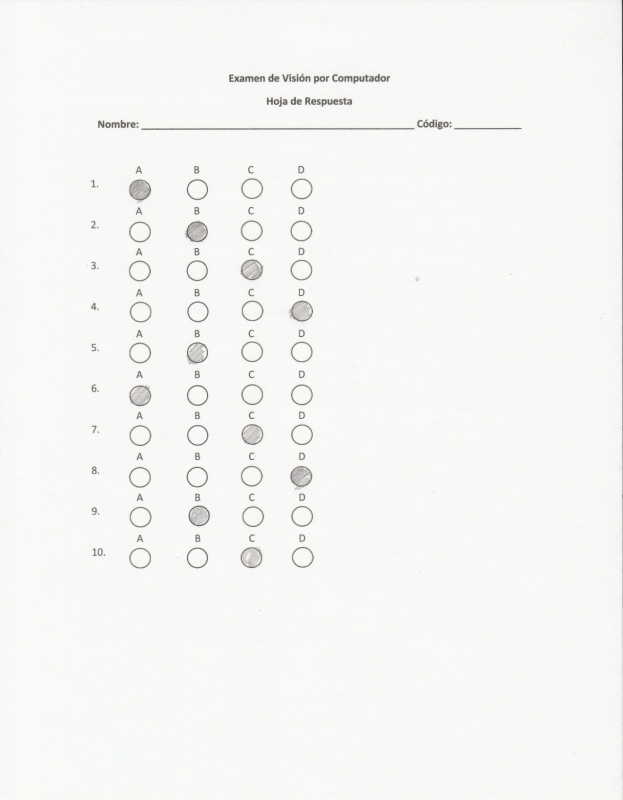
#> input picture example-exam.jpeg, 1246 x 1600 px (shown at 1/2 size)
$ jupyter execute Parcial.ipynb
#> lines starting #> are read from the running program, lines starting #| are printed output that depends on the picture; after the words box and inside, x2 and y2 are one past the last pixel; in counts of white or black regions, pixels touching at a corner belong together
# 1er Parcial procesamiento digital de imagenes.

## Descripción.
Se desea crear una solución infromatica que dada una imagen de examen (con el mecanismo de selección de una respuesta rellenando un circulo bajo una opción y número de pregunta) como la que se muestra debajo, sea posible de identificar las respuestas seleccionadas y sí estas son o no las correctas.

### Importación de librerías necesarias

[cell 1]
import cv2 as cv
import numpy as np
import matplotlib.pyplot as plt

### Definiendo metodos con responsabilidades específicas

[cell 2]
def readImage(path, colors=1):
#> called with path = 'example-exam.jpeg', colors = 0
  return cv.imread(path, colors)
#> returned value: shape (1600, 1246); min 49, max 255, mean 246.1

[cell 3]
def showImage(image, cmap=None):
  plt.imshow(image, cmap=cmap)

### Importando y describiendo imagen

[cell 4]
exam = readImage("example-exam.jpeg", 0)

[cell 5]
showImage(exam, cmap="gray")

[cell 6]
exam.shape
#> Out = (1600, 1246)

## Tratameinto de la Imagen

### Recorte de area de interés o area objetivo

[cell 7]
init_x = 150
init_y = 300
width  = init_x + 500
height = init_y + 900

cropped_image = exam[init_y:height, init_x:width]
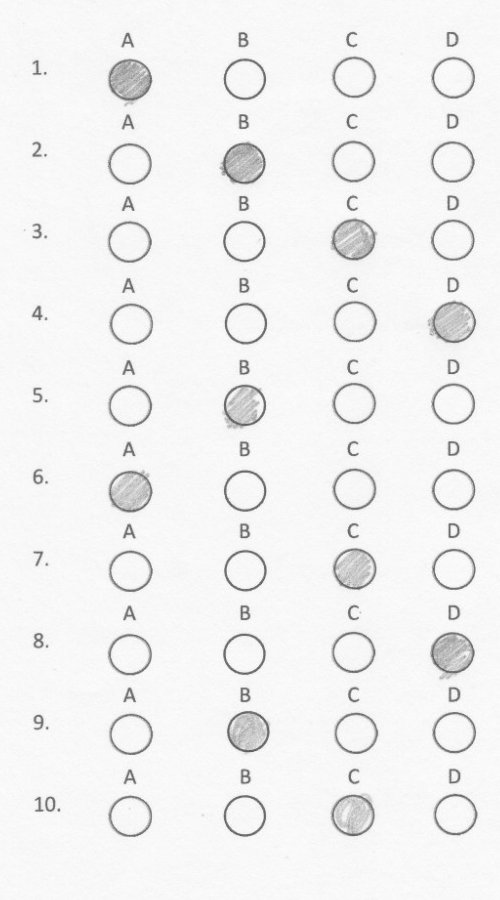
#> cropped_image: shape (900, 500); min 88, max 255, mean 241.8

[cell 8]
showImage(cropped_image, cmap="gray")

### Filtrado de ruido o sombras

[cell 9]
kernel_size = 5
gaussiana = cv.GaussianBlur(cropped_image, (kernel_size, kernel_size), 0)

[cell 10]
showImage(gaussiana, cmap="gray")

### Binarizando imagen

[cell 11]
threshold, binary_image = cv.threshold(gaussiana, 220, 255, cv.THRESH_BINARY)
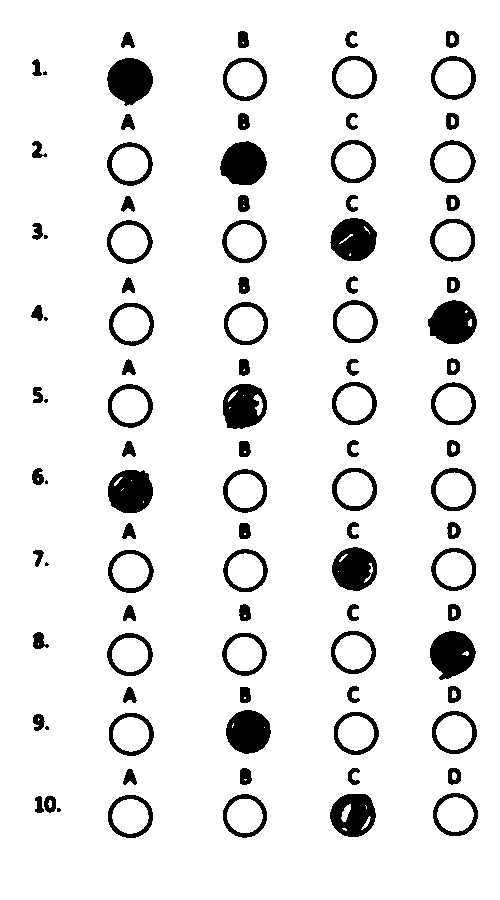
#> binary_image: shape (900, 500); 91.3% white; 99 black regions (8 under 20 px), largest, box (x1, y1, x2, y2) and area: (107, 58, 153, 106) 1603, (428, 300, 477, 344) 1591, (430, 631, 476, 680) 1587
showImage(binary_image, cmap="gray")

### Resalte de las opciones rellenadas

[cell 12]
structure_size = 4
structure = np.ones((structure_size,structure_size),dtype=np.uint8)

[cell 13]
dilated_image = cv.dilate(binary_image, structure, iterations=3)
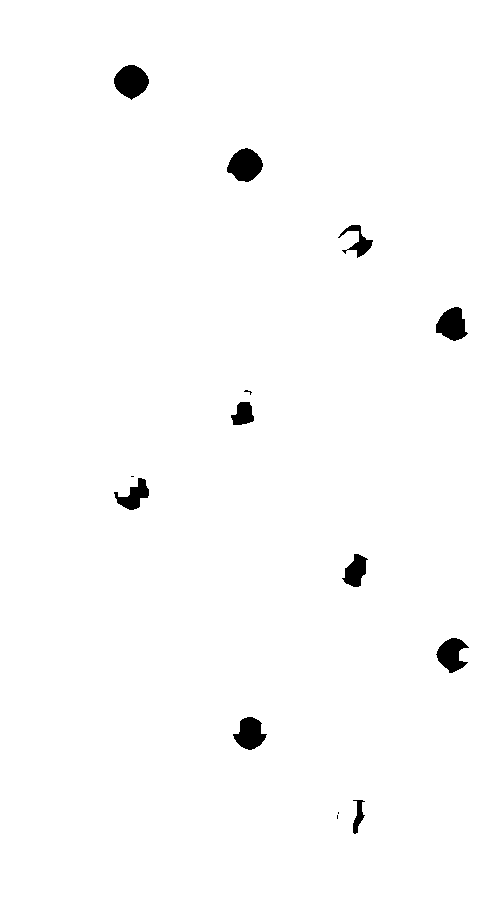
#> dilated_image: shape (900, 500); 98.7% white; 14 black regions (4 under 20 px), largest, box (x1, y1, x2, y2) and area: (227, 148, 263, 182) 853, (114, 65, 149, 100) 852, (436, 307, 468, 341) 732
showImage(dilated_image, cmap="gray")

[cell 14]
eroded_image = cv.erode(dilated_image, structure, iterations=5)
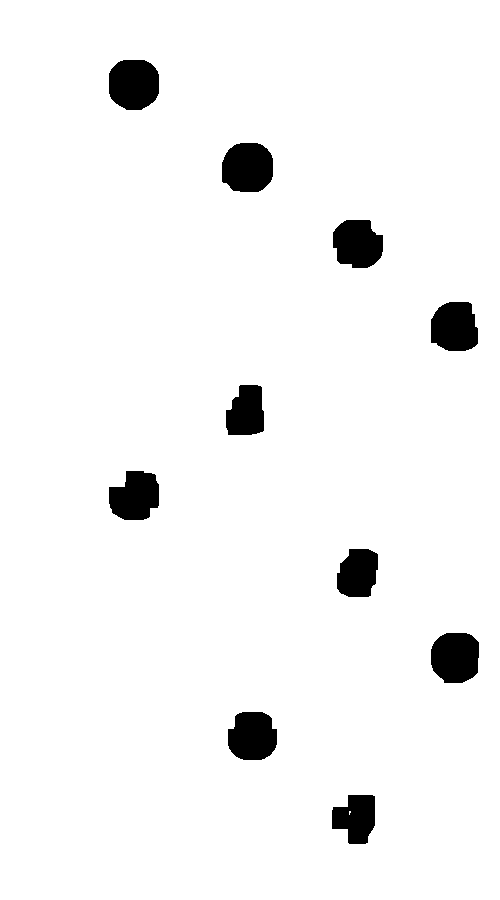
#> eroded_image: shape (900, 500); 95.8% white; 10 black regions, largest, box (x1, y1, x2, y2) and area: (222, 143, 273, 192) 2128, (109, 60, 159, 110) 2127, (431, 633, 479, 683) 2052
showImage(eroded_image, cmap="gray")

[cell 15]
closing_image = cv.morphologyEx(binary_image, cv.MORPH_CLOSE, structure, iterations = 3)
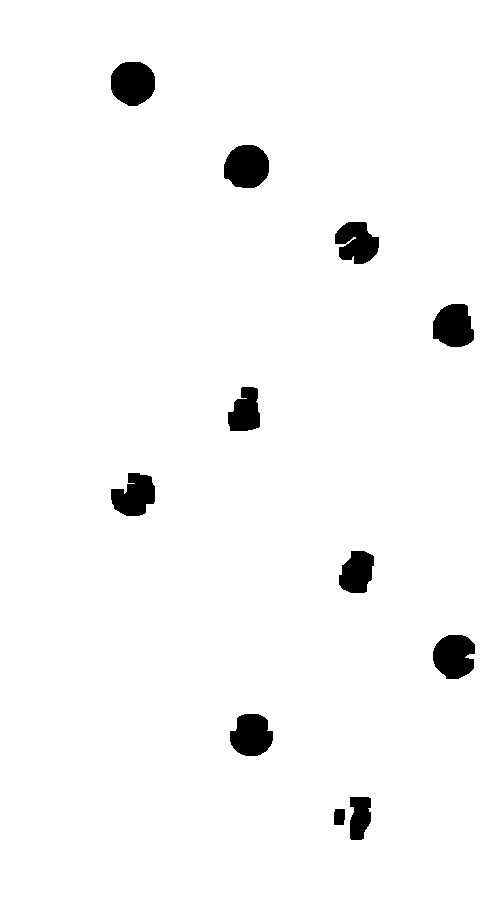
#> closing_image: shape (900, 500); 97.1% white; 11 black regions, largest, box (x1, y1, x2, y2) and area: (224, 145, 269, 188) 1564, (111, 62, 155, 106) 1563, (433, 635, 475, 679) 1466
showImage(closing_image, cmap="gray")

Se observa mejor resultado realizando las operaciones de manera individual he iterada que por ejemplo utilizando la morfología close.

### Detectando y ubicando los elementos

[cell 16]
edges = cv.Canny(eroded_image,50,150)
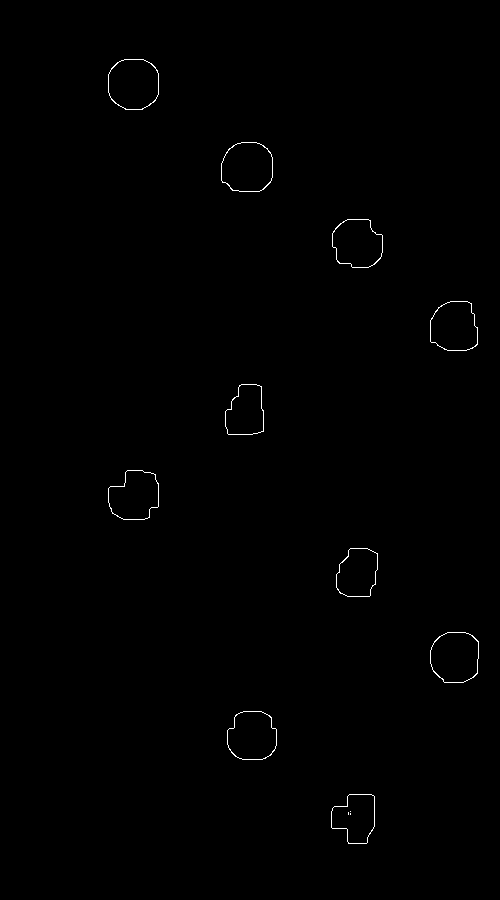
#> edges: shape (900, 500); 0.38% white in thin lines or dots, all inside (x1, y1, x2, y2) = (108, 59, 479, 844)
showImage(edges, "gray")

[cell 17]
countours, hierarchy = cv.findContours(edges.copy(), cv.RETR_EXTERNAL, cv.CHAIN_APPROX_SIMPLE)
#> countours = 10 contours; largest, box (x1, y1, x2, y2) and area: (108, 59, 159, 110) 2139, (221, 142, 273, 192) 2132, (430, 632, 479, 683) 2058, (227, 711, 277, 760) 1954, (430, 301, 478, 351) 1941
print("Contornos encontrados: {}".format(len(countours)))
#| Contornos encontrados: 10

[cell 18]
hierarchy
#> Out = [[1, -1, -1, -1], [2, 0, -1, -1], [3, 1, -1, -1], [4, 2, -1, -1], [5, 3, -1, -1], [6, 4, -1, -1], [7, 5, -1, -1], [8, 6, -1, -1], [9, 7, -1, -1], [-1, 8, -1, -1]]

[cell 19]
image_three_channel = cv.cvtColor(binary_image,cv.COLOR_GRAY2RGB)

contours_to_draw = -1
blue = (0,0,255)
thickness = 3

result = cv.drawContours(image_three_channel,countours,contours_to_draw, blue, thickness)
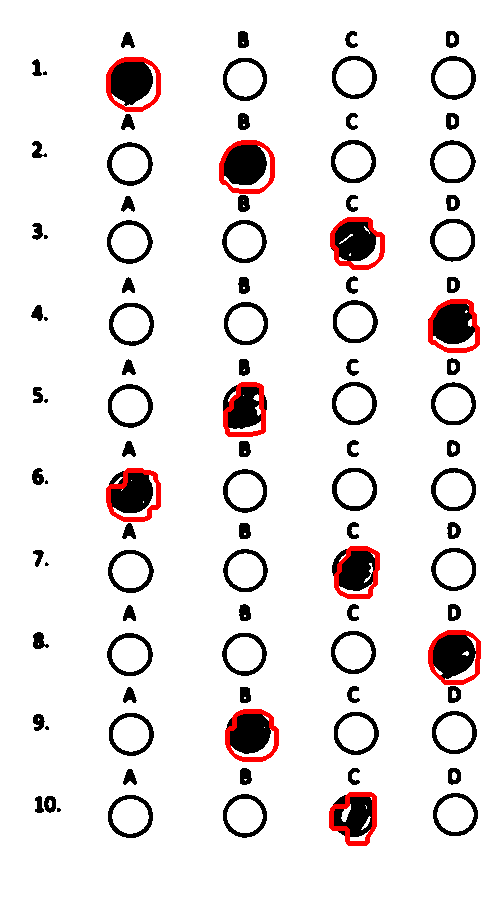
#> result: shape (900, 500, 3); mean B, G, R 229.7, 229.7, 234.1
showImage(result)

### Calculo de centroídes
Dado que ya tenemos el contorno de las opciones seleccionadas, procedemos a ubicar los centroídes de cada una para indicar la respuesta seleccionada en cada pregunta.

[cell 20]
def calculateCentroid(countour):
#  print(countour)
  moment = cv.moments(countour)
#  print(moment)
  x = int(moment["m10"]/moment["m00"])
  y = int(moment["m01"]/moment["m00"])
 # print("x, y: {}, {}".format(x,y))
  return x,y

[cell 21]
possible_answers = ["A", "B", "C", "D"]
number_questions = list(range(1,11))

distance_answers   = 120
distance_questions = 80

answers_student = []

for countour in countours:
  x, y = calculateCentroid(countour)

  question_pos = round(float(y/distance_questions))
  answer_pos   = round(float(x/distance_answers))

  answers_student.append((1 if question_pos == 0 else number_questions[question_pos-1],
                          1 if answer_pos == 0 else possible_answers[answer_pos-1]))
#> this loop made 10 passes
#> (x, y, question_pos, answer_pos) on passes 1 to 10: (355, 817, 10, 3), (251, 735, 9, 2), (454, 656, 8, 4), (357, 572, 7, 3), (134, 495, 6, 1), (245, 411, 5, 2), (453, 326, 4, 4), (356, 243, 3, 3), (247, 167, 2, 2), (133, 83, 1, 1)
#> after the loop, answers_student = [(10, 'C'), (9, 'B'), (8, 'D'), (7, 'C'), (6, 'A'), (5, 'B'), (4, 'D'), (3, 'C'), (2, 'B'), (1, 'A')]

[cell 22]
def printAnswerPerQuestion(answer, question):
  print("{}.        {}".format(question, answer))

[cell 23]
# Imprimiendo respuestas estudiante

print("Pregunta - Respuesta")

for answer in answers_student:
  printAnswerPerQuestion(answer[1], answer[0])
#> this loop made 10 passes
#| 10.        C
#| 9.        B
#| 8.        D
#| 7.        C
#| 6.        A
#| 5.        B
#| 4.        D
#| 3.        C
#> (further printed lines are left out)

[cell 24]
showImage(result)

### Validando Respuestas correctas
Supongamos que tenemos una estructura que tiene las respuestas correctas, entonces prodemos validadar cuanto ha sacado el estudiante

[cell 25]
correct_answers = [(1, "A"), (2, "C"), (3, "C"), (4, "B"), (5, "D"), (6, "D"), (7, "B"), (8, "D"), (9, "B"), (10, "C")]

[cell 26]
def findQuestion(number_question, question_answers):
  for question_answer in question_answers:
    if number_question == question_answer[0]:
      return question_answer

[cell 27]
def rateAnswers(correct_answers, student_answers):

  right = 0
  wrong = 0

  for answer in correct_answers:
    student_answer = findQuestion(answer[0], answers_student)
    if answer[1] == student_answer[1]:
      print("Pregunta {}. con respuesta {} Correcta".format(student_answer[0], student_answer[1]))
      right = right + 1
    else:
      print("Pregunta {}. con respuesta {} Incorrecta".format(student_answer[0], student_answer[1]))
      wrong = wrong + 1
#> this loop made 10 passes
#| Pregunta 1. con respuesta A Correcta
#| Pregunta 2. con respuesta B Incorrecta
#| Pregunta 3. con respuesta C Correcta
#| Pregunta 4. con respuesta D Incorrecta
#| Pregunta 5. con respuesta B Incorrecta
#| Pregunta 6. con respuesta A Incorrecta
#| Pregunta 7. con respuesta C Incorrecta
#| Pregunta 8. con respuesta D Correcta
#> (further printed lines are left out)
#> after the loop, right = 5; wrong = 5

  print("Total correctas:    {}".format(right))
#| Total correctas:    5
  print("Total incorrectas:  {}".format(wrong))
#| Total incorrectas:  5
  print("Nota final: {}".format(right))
#| Nota final: 5
